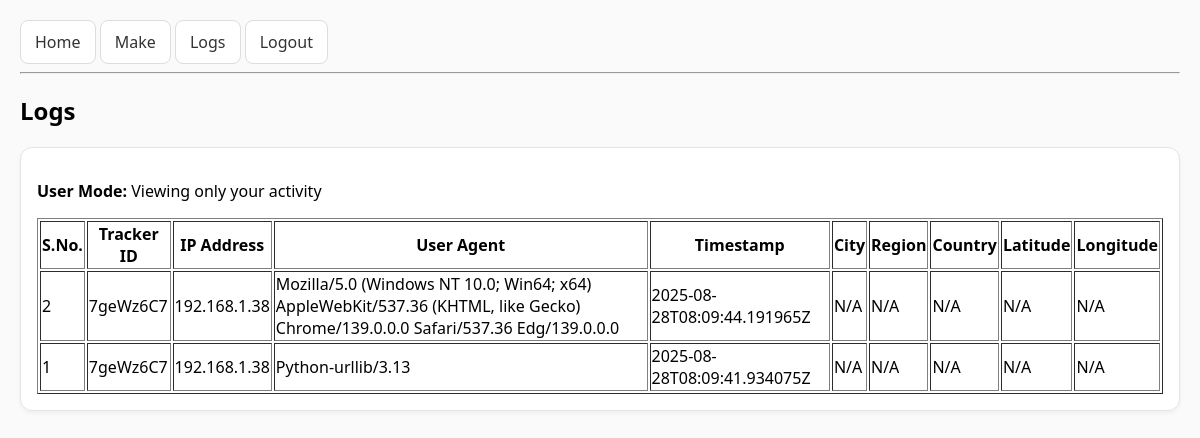
Page /logs (signed in) on the earlier database version.
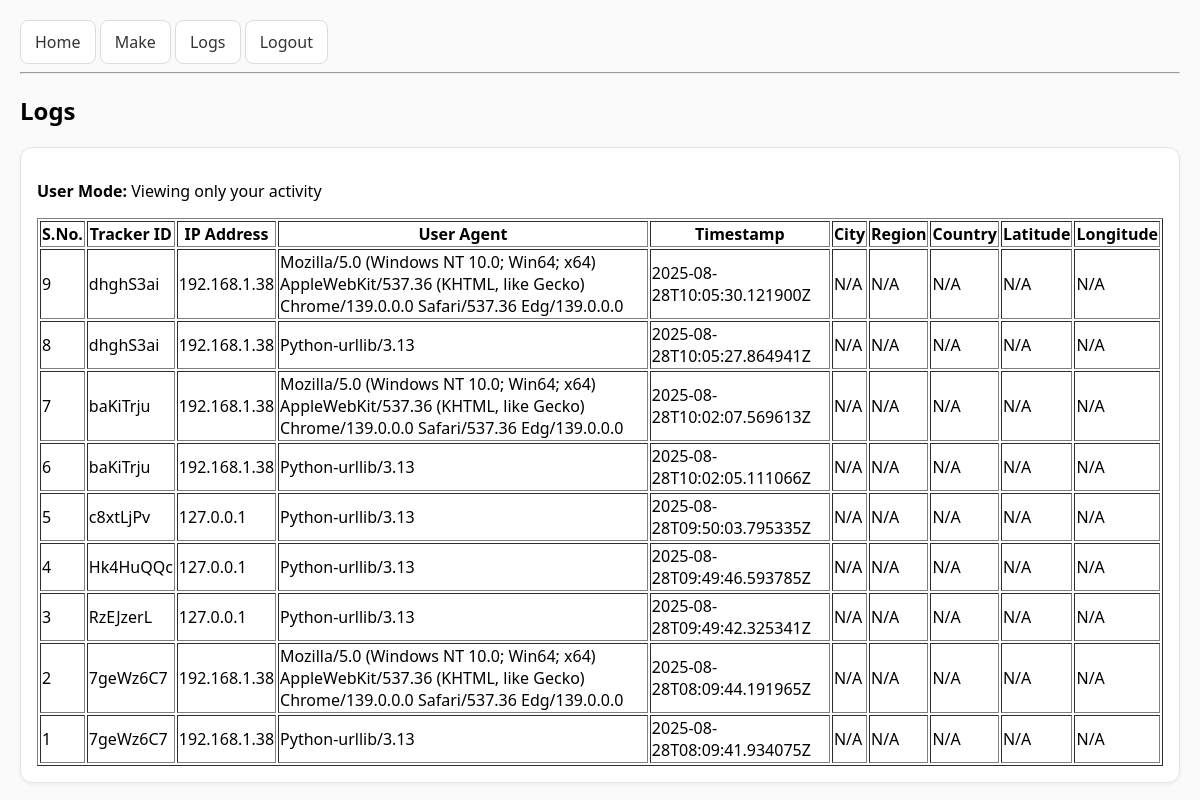
Same page on the later database version.
### tables this page shows
CREATE TABLE hits (
        id INTEGER PRIMARY KEY AUTOINCREMENT,
        track_id TEXT,
        user_id TEXT,  -- Added column
        ip TEXT,
        ua TEXT,
        ts TEXT,
        lat REAL,
        lon REAL,
        city TEXT,
        region TEXT,
        country TEXT
    );

### app.py (the view)
@app.route("/logs")
def logs():
    if not session.get("admin"):
        return redirect(url_for("login"))
    rows = fetch_hits()
    safe_rows = [
        {
            "id": r[0], "track_id": r[1], "user_id": r[2],
            "ip": r[3], "ua": r[4], "ts": r[5],
            "lat": float(r[6]) if r[6] is not None else "N/A",
            "lon": float(r[7]) if r[7] is not None else "N/A",
            "city": r[8] if r[8] else "N/A",
            "region": r[9] if r[9] else "N/A",
            "country": r[10] if r[10] else "N/A"
        }
        for r in rows
    ]
    return render_template("logs.html", table_data=safe_rows)

### app.py (called while the page is built)
def fetch_hits(limit=1000):
    conn = sqlite3.connect(DB_FILE)
    c = conn.cursor()
    c.execute('''SELECT id, track_id, user_id, ip, ua, ts,
                        lat, lon, city, region, country
                 FROM hits ORDER BY id DESC LIMIT ?''', (limit,))
    rows = c.fetchall()
    conn.close()
    return rows

### templates/logs.html (shortened to what this page needs)
{% extends "base.html" %}
{% block content %}
<h2>Logs</h2>
<div class="card p-3">
  {% if is_admin %}
    <p><strong>Admin Mode:</strong> Viewing all logs</p>
  {% else %}
    <p><strong>User Mode:</strong> Viewing only your activity</p>
  {% endif %}
  <table border="1">
    <thead>
      <tr>
        <th>S.No.</th>
        <th>Tracker ID</th>
        <th>IP Address</th>
        <th>User Agent</th>
        <th>Timestamp</th>
        <th>City</th>
        <th>Region</th>
        <th>Country</th>
        <th>Latitude</th>
        <th>Longitude</th>
      </tr>
    </thead>
    <tbody>
      {% for row in table_data %}
      <tr>
        <td>{{ loop.revindex }}</td>
        <td>{{ row.track_id }}</td>
        <td>{{ row.ip }}</td>
        <td>{{ row.ua }}</td>
        <td>{{ row.ts }}</td>
        <td>{{ row.city }}</td>
        <td>{{ row.region }}</td>
        <td>{{ row.country }}</td>
        <td>{{ row.lat }}</td>
        <td>{{ row.lon }}</td>
      </tr>
      {% endfor %}
    </tbody>
  </table>
</div>
{% endblock %}

### templates/base.html (shortened to what this page needs)
<!doctype html>
<html lang="en">
<head>
</head>
<body>
  <nav>
    <a class="btn" href="{{ url_for('index') }}">Home</a>
{% if session.get('admin') %}
  <a class="btn" href="{{ url_for('make') }}">Make</a>
  <a class="btn" href="{{ url_for('logs') }}">Logs</a>
  <a class="btn" href="{{ url_for('logout') }}">Logout</a>
{% elif session.get('user_id') %}
  <a class="btn" href="{{ url_for('make') }}">Make</a>
  <a class="btn" href="{{ url_for('logs') }}">My Logs</a>
  <a class="btn" href="{{ url_for('logout') }}">Logout</a>
{% else %}
  <a class="btn" href="{{ url_for('login') }}">Login</a>
{% endif %}
  </nav>
  <hr>
  <main>
    {% block content %}{% endblock %}
  </main>
</body>
</html>

### templates/base.html (style rules this page uses)
body { font-family: system-ui, -apple-system, "Segoe UI", Roboto, Arial, sans-serif; margin: 20px; background-color: #fafafa; }
.btn { display: inline-block; padding: 10px 14px; border: 1px solid #ddd; border-radius: 8px; text-decoration: none; color: #333; background: #fff; transition: background 0.2s; }
.card { border: 1px solid #e5e5e5; border-radius: 12px; padding: 16px; margin-top: 12px; background: #fff; box-shadow: 0 2px 4px rgba(0,0,0,0.05); }

Differences in the rows shown:
added hits: track_id "dhghS3ai", ip "192.168.1.38", ua "Mozilla/5.0 (Windows NT 10.0; Win64; x64) AppleWebKit/537.36 (KHTML, like Gecko) Chrome/139.0.0.0 Safari/537.36 Edg/139.0.0.0", ts "2025-08-28T10:05:30.121900Z", city "N/A", region "N/A", country "N/A", lat "N/A", lon "N/A"
added hits: track_id "dhghS3ai", ip "192.168.1.38", ua "Python-urllib/3.13", ts "2025-08-28T10:05:27.864941Z", city "N/A", region "N/A", country "N/A", lat "N/A", lon "N/A"
added hits: track_id "baKiTrju", ip "192.168.1.38", ua "Mozilla/5.0 (Windows NT 10.0; Win64; x64) AppleWebKit/537.36 (KHTML, like Gecko) Chrome/139.0.0.0 Safari/537.36 Edg/139.0.0.0", ts "2025-08-28T10:02:07.569613Z", city "N/A", region "N/A", country "N/A", lat "N/A", lon "N/A"
added hits: track_id "baKiTrju", ip "192.168.1.38", ua "Python-urllib/3.13", ts "2025-08-28T10:02:05.111066Z", city "N/A", region "N/A", country "N/A", lat "N/A", lon "N/A"
added hits: track_id "c8xtLjPv", ip "127.0.0.1", ua "Python-urllib/3.13", ts "2025-08-28T09:50:03.795335Z", city "N/A", region "N/A", country "N/A", lat "N/A", lon "N/A"
added hits: track_id "Hk4HuQQc", ip "127.0.0.1", ua "Python-urllib/3.13", ts "2025-08-28T09:49:46.593785Z", city "N/A", region "N/A", country "N/A", lat "N/A", lon "N/A"
added hits: track_id "RzEJzerL", ip "127.0.0.1", ua "Python-urllib/3.13", ts "2025-08-28T09:49:42.325341Z", city "N/A", region "N/A", country "N/A", lat "N/A", lon "N/A"
